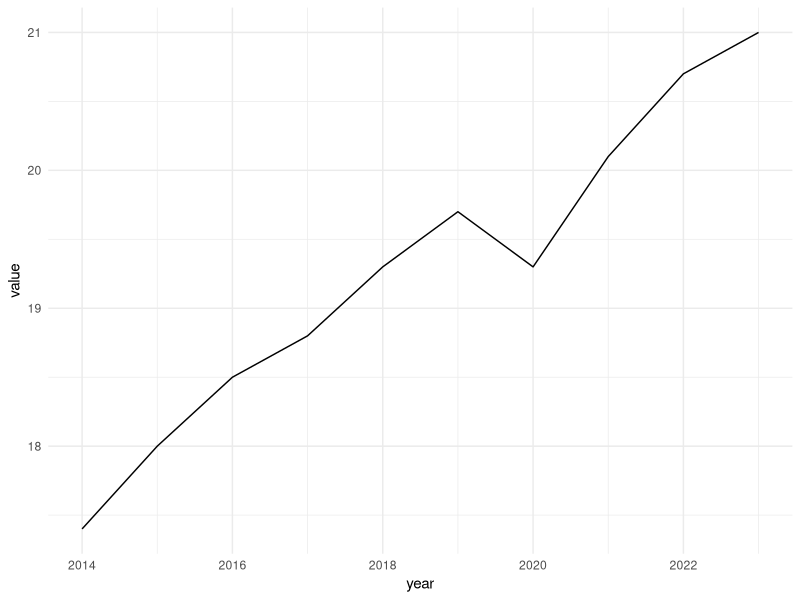
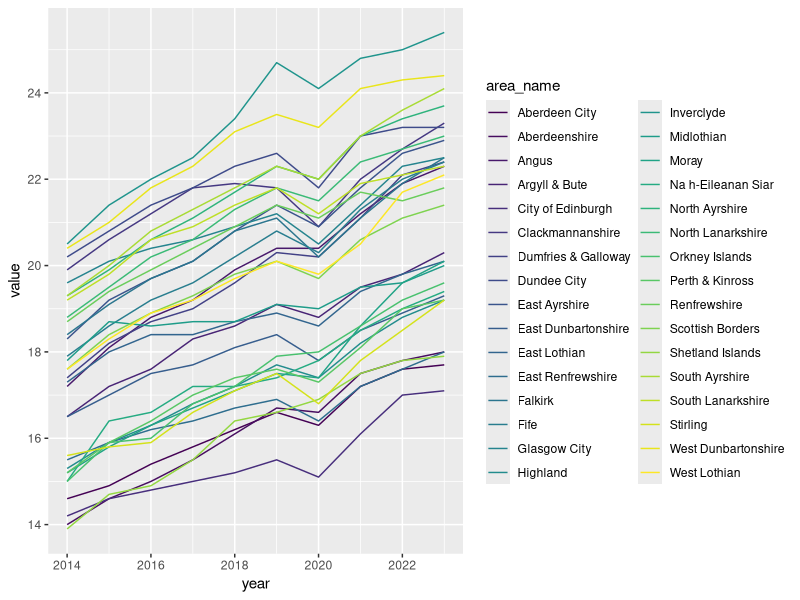

Write R code to recreate these figures, in order.
## ---- chunk 1
library("tidyverse")
library("viridis")
## ---- chunk 2
df_all_data <- read_csv(
  './data/ScotPHO_Population prescribed drugs for anxiety depression and psychosis_allyears_national_and_council_extract_2025-11-03.csv'
  )
## ---- chunk 3
df_green_space <- read_csv('./data/3rd-state-of-scotlands-greenspace-appendix-6-4.csv')
## ---- chunk 4
df_all_data |> 
    # Filtering by the 'total' quintile, as that's what we're interested in
    filter(quintile == 'Total') |> 
    # Getting the count (`n`) and the min/max values for the `value` and `year` columns to see 
    # if anything is out of the expected range
    # Also checking for missing (`na`) values in the columns
    summarise(
        n = n(), 
        minValue = min(value, na.rm=TRUE), maxValue = max(value, na.rm=TRUE), missingValue = sum(is.na(value)),
        minYear = min(year), maxYear = max(year), missingYear = sum(is.na(year))
    )
## ---- chunk 5
df_all_data <- df_all_data |> 
    mutate(year = as.integer(year)) |> 
    filter(!is.na(value))
## ---- chunk 6
national_data <- df_all_data |> 
    # Filtering by 'Total' values and only for Scotland as a whole
    filter(quintile == "Total" & area_type=="Scotland") |> 
    # Only selecting the 'year' and 'value' columns as this is all that is needed.
    select(c("year", "value"))    

local_authority_data <- df_all_data |>
    # Filtering by 'Total' values and where the 'area_type' is the Council Area to get Local Authority data
    filter(quintile == "Total" & area_type=="Council area") |> 
    select(c("year", "area_name", "value"))
## ---- chunk 7
national_data |> 
    ggplot(aes(x=year, y=value)) +
    geom_path() + 
    scale_colour_viridis_d() +
    theme_minimal()
## ---- chunk 8
local_authority_data |> 
    ggplot(aes(x=year, y=value, color=area_name)) +
    geom_path() + 
    scale_colour_viridis_d()
